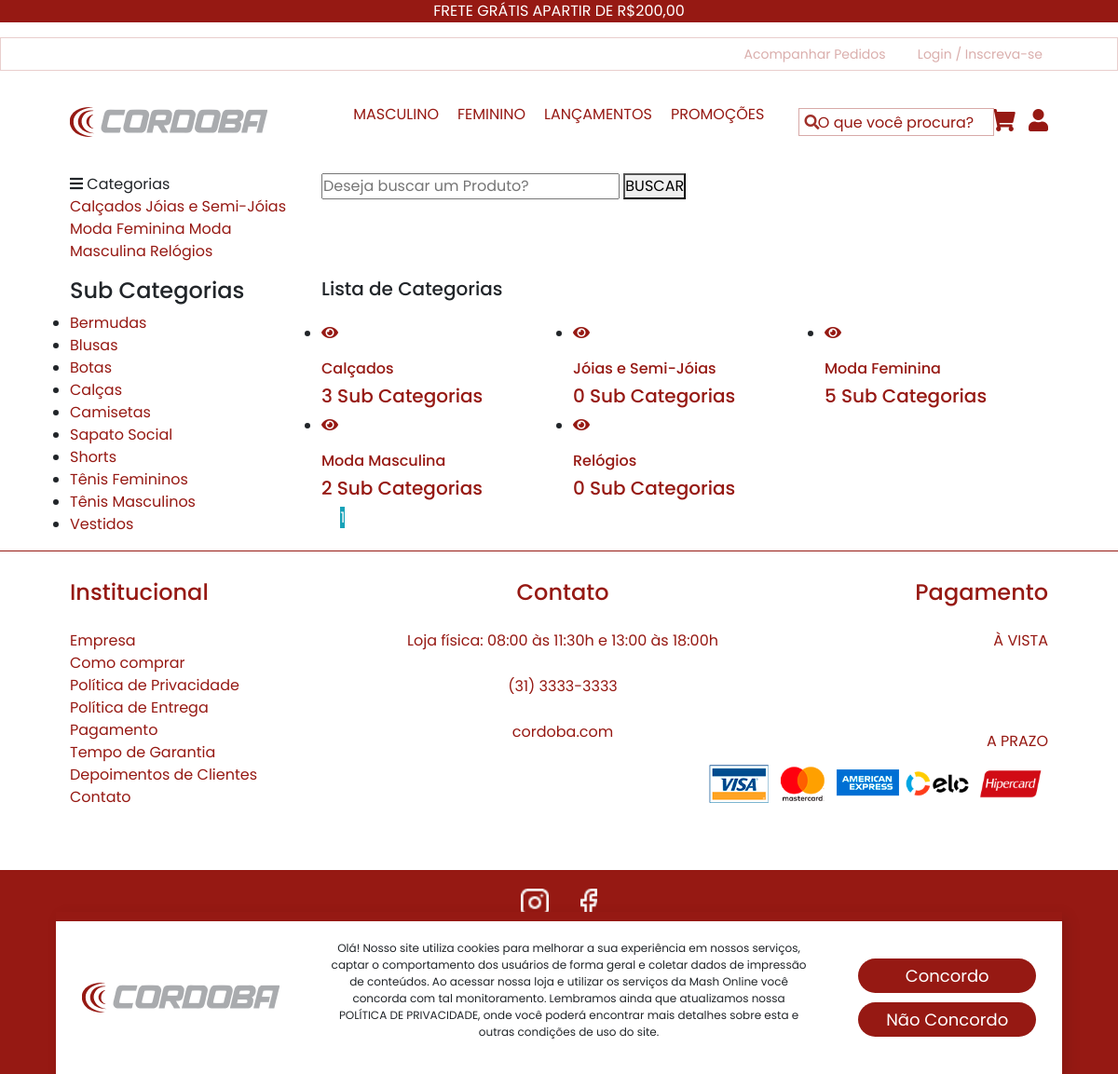
Page /categorias.php on the committed database.
### tables this page shows
CREATE TABLE `categorias` (
  `id` int(11) NOT NULL AUTO_INCREMENT,
  `nome` varchar(50) NOT NULL,
  `nome_url` varchar(50) NOT NULL,
  `imagem` varchar(100) NOT NULL,
  PRIMARY KEY (`id`)
);

CREATE TABLE `sub_categorias` (
  `id` int(11) NOT NULL AUTO_INCREMENT,
  `nome` varchar(50) NOT NULL,
  `nome_url` varchar(50) NOT NULL,
  `imagem` varchar(100) NOT NULL,
  `id_categoria` int(11) NOT NULL,
  PRIMARY KEY (`id`)
);

### config.php (called while the page is built, shortened)
<?php
$email = 'cordoba.com';
$telefone = '(31) 3333-3333';
$texto_destaque = 'FRETE GRÁTIS APARTIR DE R$200,00';
$itens_por_pagina = 6;
 ?>

### categorias.php (the view, shortened to what this page needs)
<?php
require_once("cabecalho.php");
?>
<?php
require_once("cabecalho-busca.php");
?>
<?php
if(@$_GET['pagina'] != null){
    $pag = $_GET['pagina'];
}else{
    $pag = 0;
}
$limite = $pag * @$itens_por_pagina;
$pagina = $pag;
$nome_pag = 'categorias.php';
 ?>
<section class="product spad">
    <div class="container">
        <div class="row">
            <div class="col-lg-3 col-md-5">
                <div class="sidebar">
                    <div class="sidebar__item">
                        <h4>Sub Categorias</h4>
                        <ul>
                            <?php
                            $query = $pdo->query("SELECT * FROM sub_categorias order by nome asc ");
                            $res = $query->fetchAll(PDO::FETCH_ASSOC);
                            for ($i=0; $i < count($res); $i++) {
                              $nome = $res[$i]['nome'];
                              $nome_url = $res[$i]['nome_url'];
                              ?>
                              <li><a href="produtos-<?php echo $nome_url ?>"><?php echo $nome ?></a></li>
                          <?php } ?>
                      </ul>
                  </div>
              </div>
          </div>
          <div class="col-lg-9 col-md-7">
<h5>Lista de Categorias</h5>
            <div class="row mt-4">
               <?php
               $query = $pdo->query("SELECT * FROM categorias order by nome asc LIMIT $limite, $itens_por_pagina");
               $res = $query->fetchAll(PDO::FETCH_ASSOC);
               for ($i=0; $i < count($res); $i++) {
                  $nome = $res[$i]['nome'];
                  $imagem = $res[$i]['imagem'];
                  $nome_url = $res[$i]['nome_url'];
                  $id = $res[$i]['id'];
                  $query2 = $pdo->query("SELECT * FROM sub_categorias where id_categoria = '$id' ");
                  $res2 = $query2->fetchAll(PDO::FETCH_ASSOC);
                  $total_itens = @count($res2);
                  $query3 = $pdo->query("SELECT * FROM categorias ");
                  $res3 = $query3->fetchAll(PDO::FETCH_ASSOC);
                  $num_total = @count($res3);
                  $num_paginas = ceil($num_total/$itens_por_pagina);
                  ?>
                  <div class="col-lg-4 col-md-6 col-sm-6">
                    <div class="product__item">
                        <div class="product__item__pic set-bg" data-setbg="img/categorias/<?php echo $imagem ?>">
                            <ul class="product__item__pic__hover">
                                <li><a href="sub-categoria-de-<?php echo $nome_url ?>"><i class="fa fa-eye"></i></a></li>
                            </ul>
                        </div>
                        <div class="product__item__text">
                            <a href="sub-categoria-de-<?php echo $nome_url ?>"><h6><?php echo $nome ?></h6>
                                <h5><?php echo $total_itens ?> Sub Categorias</h5></a>
                            </div>
                        </div>
                    </div>
                <?php } ?>
            </div>
            <div class="product__pagination">
                <a href="<?php echo $nome_pag ?>?pagina=0"><i class="fa fa-long-arrow-left"></i></a>
                <?php
                    for($i = 0; $i < @$num_paginas; $i++){
                        $estilo = '';
                        if($pagina == $i){
                            $estilo = 'bg-info text-light';
                        }
                        if($pagina >= ($i - 2) && $pagina <= ($i + 2)){ ?>
                         <a href="<?php echo $nome_pag ?>?pagina=<?php echo $i ?>" class="<?php echo $estilo ?>"><?php echo $i + 1 ?></a>
                       <?php }
                    }
                 ?>
                <a href="<?php echo $nome_pag ?>?pagina=<?php echo $num_paginas - 1 ?>"><i class="fa fa-long-arrow-right"></i></a>
            </div>
        </div>
    </div>
</div>
</section>
<?php
require_once("rodape.php");
?>

### cabecalho.php (shortened to what this page needs)
<?php
require_once("config.php");
require_once("conexao.php");
?>
<!DOCTYPE html>
<html lang="pt_BR">
<head>
    <link rel="stylesheet" href="css/font-awesome.min.css" type="text/css">
    <link rel="stylesheet" href="css/elegant-icons.css" type="text/css">
    <link rel="stylesheet" href="css/owl.carousel.min.css" type="text/css">
    <link rel="stylesheet" href="css/bootstrap.min.css" type="text/css">
    <link rel="stylesheet" href="https://use.fontawesome.com/releases/v5.15.4/css/all.css">
    <link rel="stylesheet" href="https://unpkg.com/swiper/swiper-bundle.min.css" />
    <link rel="stylesheet" href="css/jquery-ui.min.css" type="text/css">
    <link rel="stylesheet" href="css/slicknav.min.css" type="text/css">
    <link rel="stylesheet" href="css/nice-select.css" type="text/css">
    <link rel="stylesheet" href="css/style.css">
</head>
<body>
    <body>
    <header>
        <div class="card-frete">
            <p><?php echo $texto_destaque ?></p>
        </div>
        <div class="menu-acesso">
            <a href="#">Acompanhar Pedidos</a>
               <?php
            if(@$_SESSION['id_usuario'] == null || @$_SESSION['nivel_usuario'] != 'Cliente'){
            ?>
            <a href="sistema">Login / Inscreva-se</a>
        <?php }else{ ?>
             <a href="sistema/painel-cliente">Painel /</a>
             <a href="sistema/logout.php">Sair</a>
         <?php } ?>
        </div>
        <nav class="container">
            <div class="logo">
            <a href="index.php"><img src="img/cordoba-logo.png" alt="Cordoba"></a>
            </div>
            <div class="menu">
                <ul>
                    <li><a href="#">MASCULINO</a></li>
                    <li><a href="#">FEMININO</a></li>
                    <li><a href="#">LANÇAMENTOS</a></li>
                    <li><a href="promocoes.php">PROMOÇÕES</a></li>
                </ul>
            </div>
            <div class="busca">
                <input type="text" name="buscar" placeholder="O que você procura?">
                <i class="fas fa-search"></i>
            </div>
            <div class="icons">
                <i class="fas fa-shopping-cart" onclick="toggleCarrinho()"></i>
                <i class="fas fa-user" onclick="toggleModalLogin()"></i>
            </div>
        </nav>
    </header>
    <main>
        <?php
            include_once 'Modal_cookie.php';
        ?>

### modal_cookie.php
<section id="cookie" class="container active">
    <div class="logo-cookie">
        <img src="img/cordoba-logo.png" alt="">
    </div>
    <div class="texto-cookie">
        <p>Olá! Nosso site utiliza cookies para melhorar a sua experiência em nossos serviços, captar o comportamento dos usuários de forma geral e coletar dados de impressão de conteúdos. Ao acessar nossa loja e utilizar os serviços da Mash Online você concorda com tal monitoramento. Lembramos ainda que atualizamos nossa POLÍTICA DE PRIVACIDADE, onde você poderá encontrar mais detalhes sobre esta e outras condições de uso do site.</p>
    </div>
    <div class="menu-cookie">
        <button onclick="toggleCookie()">Concordo</button>
        <button onclick="toggleCookie()">Não Concordo</button>
    </div>
</section>

### cabecalho-busca.php (shortened to what this page needs)
<?php
require_once("conexao.php");
 ?>
    <section class="hero hero-normal">
        <div class="container">
            <div class="row">
                <div class="col-lg-3">
                    <div class="hero__categories">
                        <div class="hero__categories__all">
                            <i class="fa fa-bars"></i>
                            <span>Categorias</span>
                        </div>
                        <ul>
                             <?php
                        $query = $pdo->query("SELECT * FROM categorias order by nome asc ");
                        $res = $query->fetchAll(PDO::FETCH_ASSOC);
                        for ($i=0; $i < count($res); $i++) {
                          $nome = $res[$i]['nome'];
                          $nome_url = $res[$i]['nome_url'];
                          ?>
                          <a href="sub-categoria-de-<?php echo $nome_url ?>"><?php echo $nome ?></a>
                          <?php } ?>
                        </ul>
                    </div>
                </div>
                <div class="col-lg-9">
                    <div class="hero__search">
                        <div class="hero__search__form">
                            <form action="lista-produtos.php" method="get">
                                <input name="txtBuscar" type="text" placeholder="Deseja buscar um Produto?">
                                <button type="submit" class="site-btn">BUSCAR</button>
                            </form>
                        </div>
                    </div>
                </div>
            </div>
        </div>
    </section>

### rodape.php (shortened to what this page needs)
<section id="info">
            <div class="container">
                <div class="institucional">
                    <h3>Institucional</h3>
                    <ul>
                        <li><a href="#">Empresa</a></li>
                        <li><a href="como-comprar.php">Como comprar</a></li>
                        <li><a href="politica-de-privacidade.php">Política de Privacidade</a></li>
                        <li><a href="politica-de-entrega.php">Política de Entrega</a></li>
                        <li><a href="pagamentos.php">Pagamento</a></li>
                        <li><a href="#">Tempo de Garantia</a></li>
                        <li><a href="#">Depoimentos de Clientes</a></li>
                        <li><a href="fale-conosco.php">Contato</a></li>
                    </ul>
                </div>
                <div class="contato-info">
                    <h3>Contato</h3>
                    <p>Loja física: 08:00 às 11:30h e 13:00 às 18:00h</p>
                    <p> <?php echo $telefone ?> </p>
                    <p><?php echo $email ?></p>
                </div>
                <div class="pagamento">
                    <h3>Pagamento</h3>
                    <div class="avista">
                        <p>À VISTA</p>
                    </div>
                    <div class="prazo">
                        <p>A PRAZO</p>
                        <img src="img/icon-pagamentos-cartao 1.svg" alt="">
                    </div>
                </div>
            </div>
        </section>
    </main>
<footer>
        <div class="container">
            <div class="social">
                <a href="#"><img src="img/icons/instagram.png" alt=""></a>
                <a href="#"><img src="img/icons/facebook.png" alt=""></a>
            </div>
            <div class="footer-text">
                <p>
                </p>
                <p>
                </p>
            </div>
            <div class="footer-logo">
            <a href="./index.php"><img src="img/cordoba-logo-branco.png" alt=""></a>
            </div>
        </div>
    </footer>
</body>
</html>

### css/style.css (style rules this page uses)
:root { --dark-red: #961913; --cinza: rgba(196, 196, 196, 0.05); --cinza-medio: rgba(196, 196, 196, 0.12); --cinza-medio24: rgba(196, 196, 196, 0.24); --red : #ff2020; --grey : #dcdcdc; --white : #fff; --darkgrey : #333; --yellow : #ffd513; }
* { margin: 0; padding: 0; box-sizing: border-box; font-family: 'Poppins', sans-serif; }
a { color: var(--dark-red); text-decoration: none; }
body { height: 100%; }
.container { width: min(90%, 1200px); margin: 0 auto; }
header .card-frete { background-color: var(--dark-red); color: white; text-align: center; }
header .menu-acesso { width: 100%; border: 1px solid rgba(150, 25, 19, 0.21); text-align: right; padding: 5px 0; padding-right: 80px; }
header .menu-acesso a { color: var(--dark-red); font-size: 14px; opacity: 0.35; }
header .menu-acesso a:first-child { margin-right: 30px; }
header nav, .menu ul { position: relative; display: flex; justify-content: space-between; align-items: center; }
.menu ul li { margin-left: 20px; list-style: none; }
.menu ul li a { padding: 35px 0; display: inline-block; }
.busca { position: relative; margin: 35px 0; }
.busca input { position: relative; margin-right: -50px; width: 210px; height: 30px; text-align: center; color: var(--dark-red); border: 1px solid rgba(150, 25, 19, 0.37); }
.busca input::placeholder { color: var(--dark-red); }
nav .busca i { position: absolute; top: 7px; left: 7px; color: rgba(150, 25, 19, 0.9); }
nav .icons i { color: var(--dark-red); font-size: 24px; cursor: pointer; margin-left: 10px; }
#info { position: relative; padding: 30px 0 50px 0; border-top: 1px solid var(--dark-red); }
#info .container { display: flex; justify-content: space-between; align-items: flex-start; color: var(--dark-red); }
.institucional h3 { font-size: 24px; margin-bottom: 25px; text-align: left; }
.institucional ul li { list-style: none; }
.institucional ul li a { color: var(--dark-red); border-bottom: 1px solid transparent; }
.contato-info { margin-right: -200px; }
.contato-info h3 { font-size: 24px; margin-bottom: 25px; text-align: center; }
.contato-info p { text-align: center; margin-bottom: 25px; }
.pagamento { text-align: right; }
.pagamento h3 { font-size: 24px; margin-bottom: 25px; text-align: right; }
.pagamento .avista { margin-bottom: 50px; }
.pagamento p { margin-bottom: 10px; }
footer { position: relative; padding: 20px 0; background-color: var(--dark-red); color: white; text-align: center; }
footer .social a { margin: 0 15px; }
footer .social a img { height: 30px; }
footer .footer-text { margin: 30px 0; }
footer .footer-text p { max-width: 980px; font-size: 12px; font-weight: 300; margin: auto; }
#cookie.active { position: fixed; bottom: 0; left: 50%; transform: translateX(-50%); border-top: 10px solid var(--dark-red); background-color: var(--white); z-index: 100; display: flex; justify-content: space-around; align-items: center; padding: 20px 0; transition: 5s ease-in-out; box-shadow: 5px 5px 15px rgba(0,0,0,0.1); }
#cookie { display: none; transition: 5s ease-in-out; }
#cookie .texto-cookie p { max-width: 510px; font-size: 12px; text-align: center; }
#cookie .menu-cookie { display: flex; flex-direction: column; }
#cookie .menu-cookie button { background-color: var(--dark-red); color: var(--white); font-size: 18px; padding: 5px 30px; border: none; border-radius: 30px; cursor: pointer; }
#cookie .menu-cookie button:nth-child(1) { margin-bottom: 10px; }

### rows in the picture
categorias: nome "Calçados", total_itens "3"
categorias: nome "Jóias e Semi-Jóias", total_itens "0"
categorias: nome "Moda Feminina", total_itens "5"
categorias: nome "Moda Masculina", total_itens "2"
categorias: nome "Relógios", total_itens "0"
sub_categorias: nome "Bermudas"
sub_categorias: nome "Blusas"
sub_categorias: nome "Botas"
sub_categorias: nome "Calças"
sub_categorias: nome "Camisetas"
sub_categorias: nome "Sapato Social"
sub_categorias: nome "Shorts"
sub_categorias: nome "Tênis Femininos"
sub_categorias: nome "Tênis Masculinos"
sub_categorias: nome "Vestidos"

### other values in the picture
$texto_destaque "FRETE GRÁTIS APARTIR DE R$200,00"
$telefone "(31) 3333-3333"
$email "cordoba.com"
